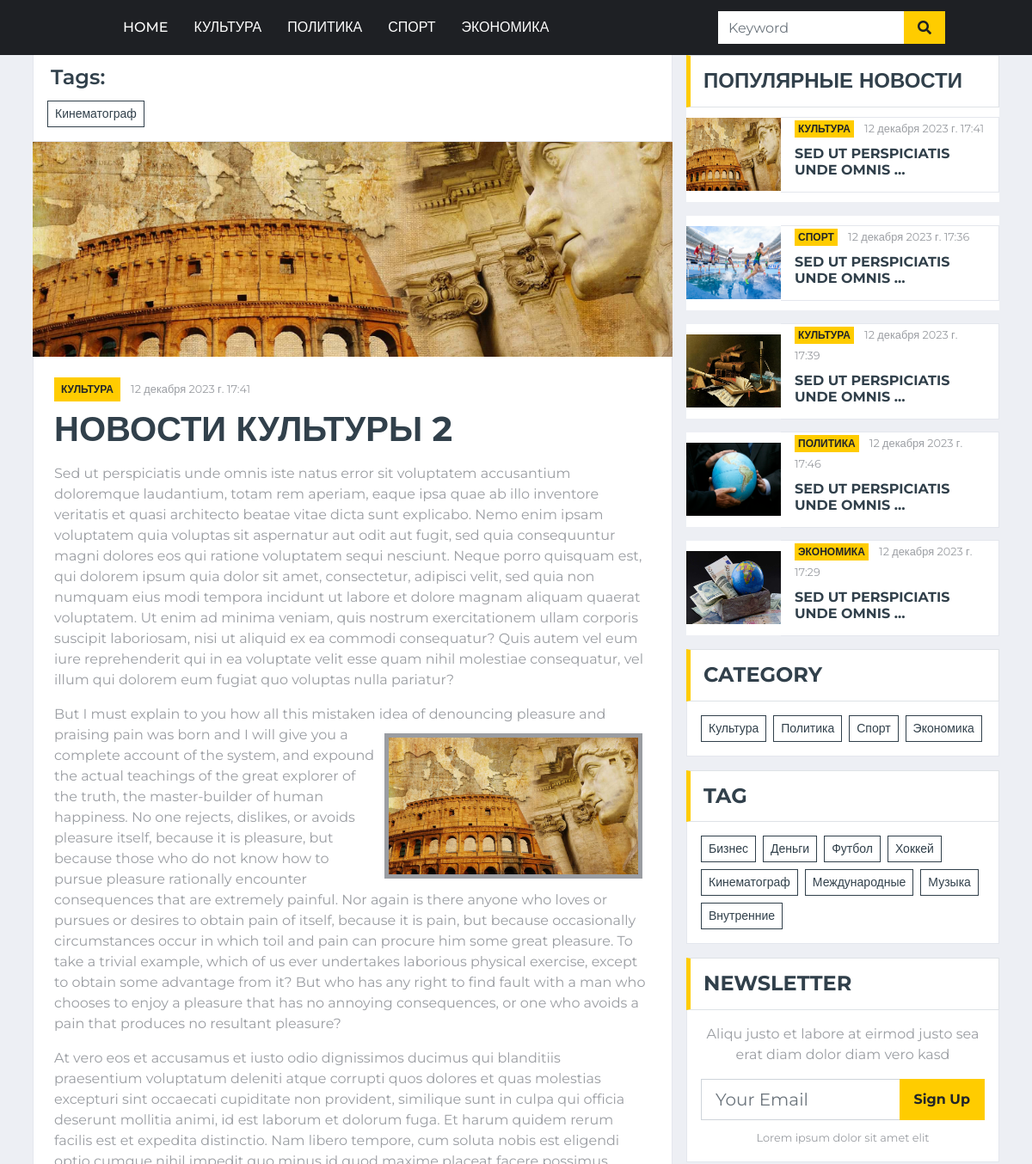
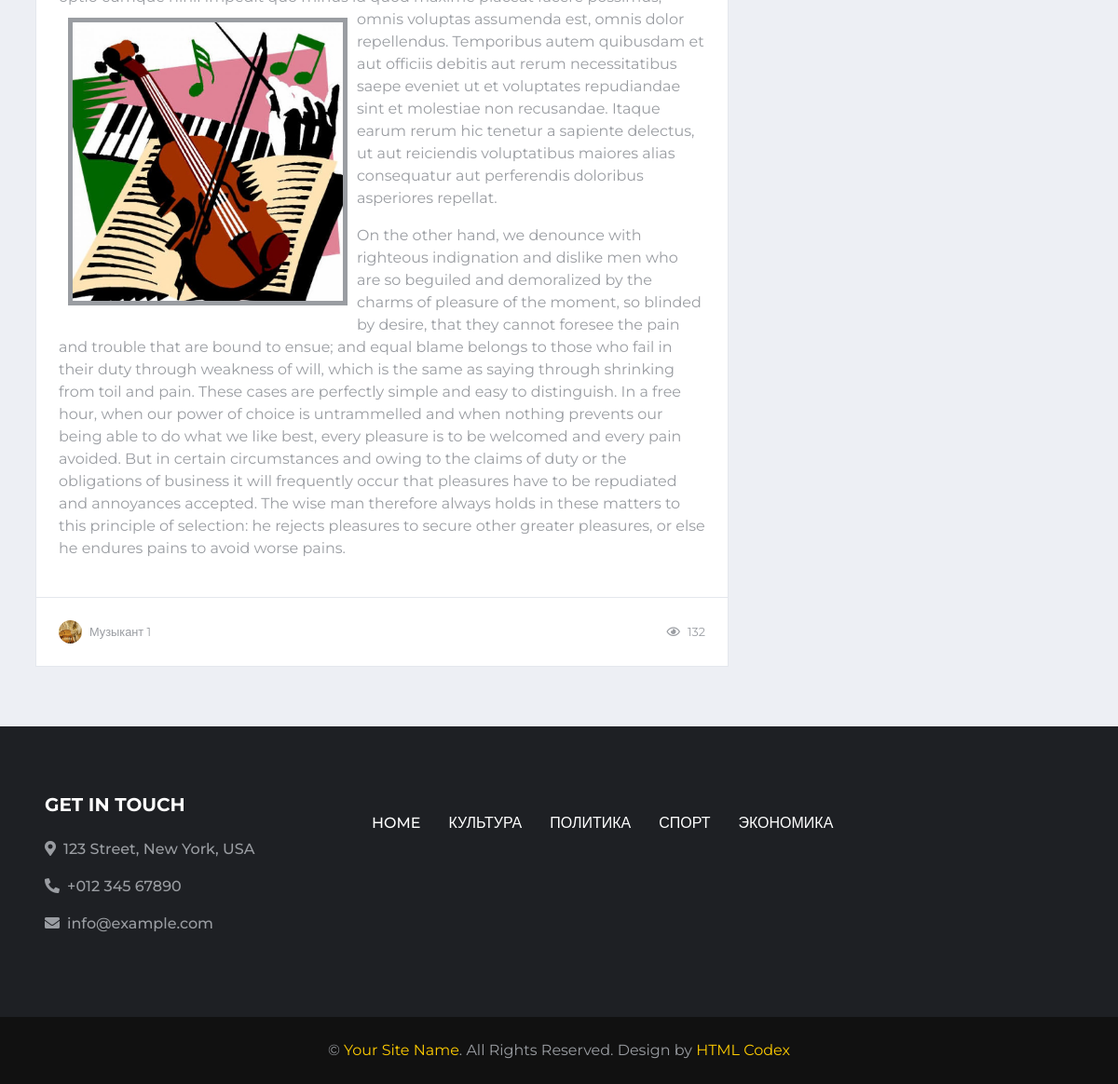
Screenshot of /news/novosti-kultury-2/ with the database file from the repository (2 pictures, top to bottom).
### news/models.py (models this page shows, shortened)
class Category(models.Model):
    title = models.CharField(max_length=150)
    slug = models.SlugField(max_length=100, verbose_name='url', unique=True)
    def __str__(self):
        return self.title
    def get_absolute_url(self):
        return reverse('category', kwargs={"slug": self.slug})
    class Meta:
        ordering = ['title']
        verbose_name = 'Категория'
        verbose_name_plural = 'Категории'

class Tag(models.Model):
    title = models.CharField(max_length=50)
    slug = models.SlugField(max_length=100, verbose_name='url', unique=True)
    def __str__(self):
        return self.title
    def get_absolute_url(self):
        return reverse('tags', kwargs={"slug": self.slug})
    class Meta:
        verbose_name = 'Тег'
        verbose_name_plural = 'Теги'
        ordering = ['-title']

class News(models.Model):
    title = models.CharField(max_length=255)
    slug = models.SlugField(max_length=100, verbose_name='url', unique=True)
    author = models.CharField(max_length=100)
    content = models.TextField(blank=True)
    created_at = models.DateTimeField(auto_now_add=True, verbose_name='Дата публикации')
    photo = models.ImageField(upload_to='photos/%Y/%m/%d', blank=True)
    views = models.IntegerField(default=0, verbose_name='Количество просмотров')
    category = models.ForeignKey(Category, on_delete=models.PROTECT, related_name='news_cat')
    tags = models.ManyToManyField(Tag, blank=True, related_name='news_cat')
    def get_absolute_url(self):
        return reverse('news', kwargs={"slug": self.slug})
    class Meta:
        ordering = ['-created_at']
        verbose_name = 'Новость'
        verbose_name_plural = 'Новости'

### news/views.py (the view)
# urls.py: path('news/<str:slug>/', GetNews.as_view(), name='news'),
class GetNews(DetailView):
    model = News
    template_name = 'news/single.html'
    context_object_name = 'new'
    def get_context_data(self, *, object_list=None, **kwargs):
        context = super().get_context_data(**kwargs)
        context['tags'] = self.object.tags.all()
        self.object.views = F('views') + 1
        self.object.save()
        self.object.refresh_from_db()
        return context

### news/templatetags/cat_menu.py (called while the page is built)
@register.inclusion_tag('news/cat_menu_tpl.html')
def show_cat_menu(cat_menu_class='cat_menu'):
    categories = Category.objects.all()
    return {"categories": categories, "cat_menu_class": cat_menu_class}

### news/templatetags/category_menu.py (called while the page is built)
@register.inclusion_tag('news/category_menu_tpl.html')
def show_category_menu(category_menu_class='category_menu'):
    categories = Category.objects.all()
    return {"categories": categories, "category_menu_class": category_menu_class}

### news/templatetags/popular.py (called while the page is built)
@register.inclusion_tag('news/popular_news_right_tpl.html')
def get_popular_right(cnt=5):
    news = News.objects.order_by('-views')[:cnt].select_related()
    return {"news": news}

### news/templatetags/tag_menu.py (called while the page is built)
@register.inclusion_tag('news/tag_menu_tpl.html')
def show_tag_menu(tag_menu_class='tag_menu'):
    tags = Tag.objects.annotate(cnt=Count('news_cat')).filter(cnt__gt=0)
    return {"tags": tags, "tag_menu_class": tag_menu_class}

### news/templates/news/single.html (shortened to what this page needs)
{% extends 'base.html' %}
{% load static %}
{% block latestnews %}
<div class="col-lg-8">
    <div class="row">
        <div class="col-12">
            <div class="bg-white border border-top-0 p-3">
                <div class="d-flex flex-wrap m-n1">
                <h4 class="col-12">Tags:</h4>
                {% for tag in tags %}
                    <a href="{{ tag.get_absolute_url }}" class="btn btn-sm btn-outline-secondary m-1">{{ tag }}</a>
                {% endfor %}
                </div>
            </div>
        </div>
        <div class="col-lg-12">
            <div class="position-relative mb-3">
                {% if new.photo %}
                <img class="img-fluid w-100" src="{{ new.photo.url }}" style="object-fit: cover;height: 250px;">
                {% else %}
                <img class="img-fluid w-100" src="{% static 'news.jpg' %}" style="object-fit: cover;height: 250px;">
                {% endif %}
                <div class="bg-white border border-top-0 p-4">
                    <div class="mb-2">
                        <a class="badge badge-primary text-uppercase font-weight-semi-bold p-2 mr-2" href="{{ new.category.get_absolute_url }}">{{ new.category }}</a>
                        <a class="text-body" href=""><small>{{ new.created_at }}</small></a>
                    </div>
                    <h1 class="mb-3 text-secondary text-uppercase font-weight-bold">{{ new.title }}</h1>
                    <p>{{ new.content|safe }}</p>
                </div>
                <div class="d-flex justify-content-between bg-white border border-top-0 p-4">
                    <div class="d-flex align-items-center">
                        <img class="rounded-circle mr-2" src="{{ new.photo.url }}" width="25" height="25" alt="">
                        <small>{{ new.author }}</small>
                    </div>
                    <div class="d-flex align-items-center">
                        <small class="ml-3"><i class="far fa-eye mr-2"></i>{{ new.views }}</small>
                    </div>
                </div>
            </div>
        </div>
    </div>
</div>
{% endblock %}

### news/templates/news/cat_menu_tpl.html (shortened to what this page needs)
<div class="{{ cat_menu_class }}">
    <nav class="navbar navbar-expand-lg bg-dark navbar-dark py-2 py-lg-0 px-lg-5">
        <div class="collapse navbar-collapse justify-content-between px-0 px-lg-3" id="navbarCollapse">
            <div class="navbar-nav mr-auto py-0">
                <a href="{% url 'home' %}" class="nav-item nav-link">Home</a>
                {% for item in categories %}
                <a href="{{ item.get_absolute_url }}" class="nav-item nav-link">{{ item.title }}</a>
                {% endfor %}
            </div>
        </div>
    </nav>
</div>

### news/templates/news/popular_news_right_tpl.html
<div class="section-title mb-0">
    <h4 class="m-0 text-uppercase font-weight-bold">Популярные новости</h4>
</div>
{% for new in news %}
<div class="d-flex align-items-center bg-white mb-3" style="height: 110px;">
    <img class="img-fluid" src="{{ new.photo.url }}" alt="" style="width: 110px; height: 85px; ">
    <div class="w-10 h-10 px-3 d-flex flex-column justify-content-center border border-left-0">
        <div class="mb-2">
            <a class="badge badge-primary text-uppercase font-weight-semi-bold p-1 mr-2"
               href="{{ new.category.get_absolute_url }}">{{ new.category }}</a>
            <a class="text-body" href=""><small>{{ new.created_at }}</small></a>
        </div>
        <a class="h6 m-0 text-secondary text-uppercase font-weight-bold" href="{{ new.get_absolute_url }}">{{ new.content|truncatewords_html:5|safe }}</a>
    </div>
</div>
{% endfor %}

### news/templates/news/category_menu_tpl.html
<div class="{{ category_menu_class }}">
<div class="mb-3">
    <div class="section-title mb-0">
        <h4 class="m-0 text-uppercase font-weight-bold">Category</h4>
    </div>
    <div class="bg-white border border-top-0 p-3">
        <div class="d-flex flex-wrap m-n1">
            {% for item in categories %}
            <a href="{{ item.get_absolute_url }}" class="btn btn-sm btn-outline-secondary m-1">{{ item.title }}</a>
            {% endfor %}
        </div>
    </div>
</div>
</div>

### news/templates/news/tag_menu_tpl.html
<div class="{{ category_menu_class }}">
<div class="mb-3">
    <div class="section-title mb-0">
        <h4 class="m-0 text-uppercase font-weight-bold">Tag</h4>
    </div>
    <div class="bg-white border border-top-0 p-3">
        <div class="d-flex flex-wrap m-n1">
            {% for item in tags %}
            <a href="{{ item.get_absolute_url }}" class="btn btn-sm btn-outline-secondary m-1">{{ item.title }}</a>
            {% endfor %}
        </div>
    </div>
</div>
</div>

### rows the page displays
Category: title "КУЛЬТУРА", title "Культура"
Category: title "ПОЛИТИКА", title "Политика"
Category: title "СПОРТ", title "Спорт"
Category: title "ЭКОНОМИКА", title "Экономика"
Tag: title "Кинематограф"
News: photo (picture), category "КУЛЬТУРА", created_at "12 декабря 2023 г. 17:41", title "НОВОСТИ КУЛЬТУРЫ 2", content "Sed ut perspiciatis unde omnis iste natus error sit voluptatem accusantium doloremque laudantium, totam rem aperiam, eaque ipsa quae ab illo inventore veritatis et quasi architecto beatae vitae dicta sunt explicabo. Nemo enim ipsam voluptatem quia voluptas sit aspernatur aut odit aut fugit, sed quia consequuntur magni dolores eos qui ratione voluptatem sequi nesciunt. Neque porro quisquam est, qui dolorem ipsum quia dolor sit amet, consectetur, adipisci velit, sed quia non numquam eius modi tempora incidunt ut labore et dolore magnam aliquam quaerat voluptatem. Ut enim ad minima veniam, quis nostrum exercitationem ullam corporis suscipit laboriosam, nisi ut aliquid ex ea commodi…", content (picture), author "Музыкант 1", views "132", content "SED UT PERSPICIATIS UNDE OMNIS …"
News: photo (picture), category "СПОРТ", created_at "12 декабря 2023 г. 17:36", content "SED UT PERSPICIATIS UNDE OMNIS …"
News: photo (picture), category "КУЛЬТУРА", created_at "12 декабря 2023 г. 17:39", content "SED UT PERSPICIATIS UNDE OMNIS …"
News: photo (picture), category "ПОЛИТИКА", created_at "12 декабря 2023 г. 17:46", content "SED UT PERSPICIATIS UNDE OMNIS …"
News: photo (picture), category "ЭКОНОМИКА", created_at "12 декабря 2023 г. 17:29", content "SED UT PERSPICIATIS UNDE OMNIS …"
Tag: title "Бизнес"
Tag: title "Деньги"
Tag: title "Футбол"
Tag: title "Хоккей"
Tag: title "Международные"
Tag: title "Музыка"
Tag: title "Внутренние"
